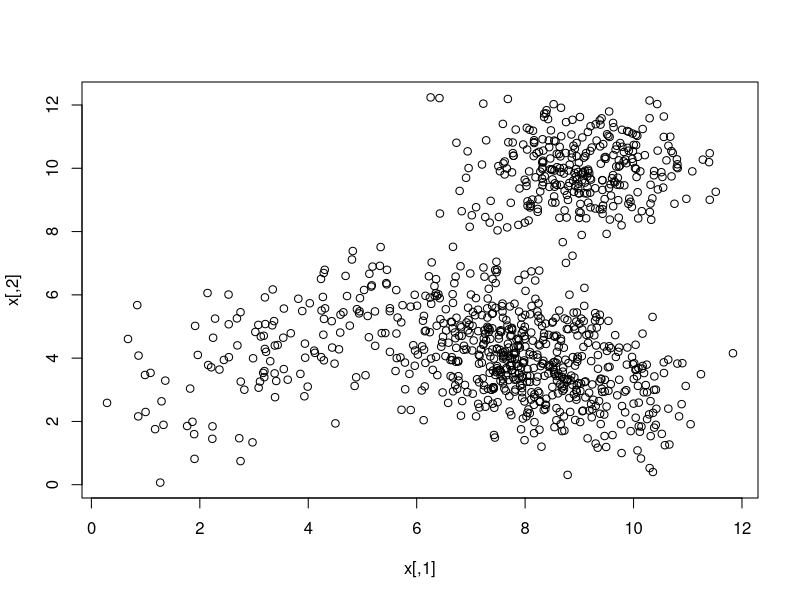
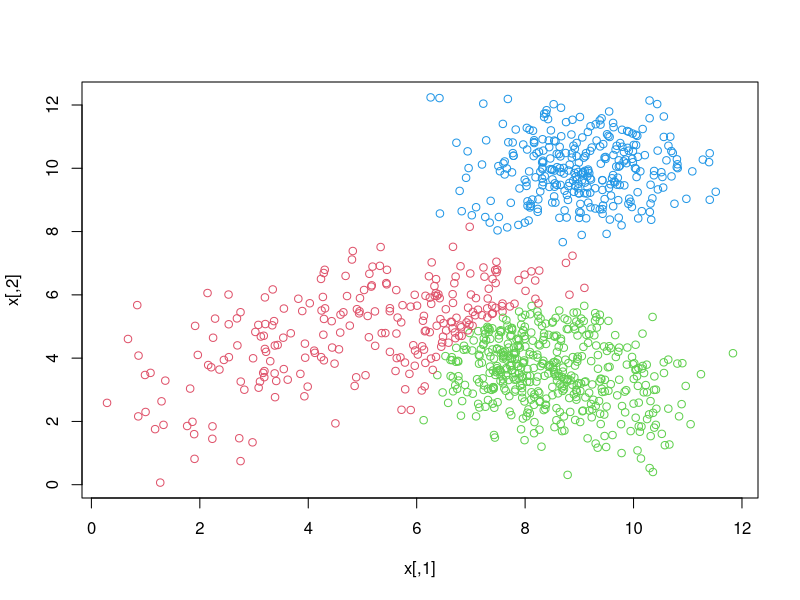

Reproduce these figures in R, in order.
## Author: Sergio García Prado

rm(list = ls())

library(magrittr)
library(mvtnorm)
# Dimensions
d <- 2

# Mixtures
k <- 3

# Cases
n <- 1000

p <- c(0.1,
       0.6,
       0.3)

theta <- list(list(mean = c(3,  4),
                sigma = matrix(c(2, 1,
                                 1, 2),  2, 2, byrow = TRUE)),
           list(mean = c(8,  4),
                sigma = matrix(c( 2, -1,
                               -1, 2), 2, 2, byrow = TRUE)),
           list(mean = c(9, 10),
                sigma = matrix(c(1, 0,
                               0, 1), 2, 2, byrow = TRUE)))

x <- sapply(1:k, function(j){
      rmvnorm(n * p[j], theta[[j]]$mean, theta[[j]]$sigma)
  }) %>%
  { do.call(rbind, .) }

plot(x)


OptimizeTheta <- function(x) {
  theta.hat <- list()
  theta.hat$mean <- colMeans(x)
  theta.hat$sigma <- cov(x)
  return(theta.hat)
}


CalculateB <- function(x, theta) {
  apply(x, 1, function(obs) {
    sapply(1:length(theta), function(i) {
      dmvnorm(obs, theta[[i]]$mean, theta[[i]]$sigma, log = TRUE)
    }) %>% which.max()
  })
}


RandomTheta<- function(x, k, d) {
  means <- (1:d) %>%
    sapply(function(i) {
      sort(runif(k, min = min(x[, i]), max = max(x[, i])))
    })

  theta <- apply(means,1, function(m) {
    list(mean = m, sigma = diag(d))
  })

  return(theta)
}

OptimizeMultiVariantNormalMixtureEM <- function(x, k, d) {
  theta <- RandomTheta(x, k, d)
  b <- CalculateB(x, theta)
  b.old <- rep(0, n)

  i <- 0
  while (any(b != b.old)) {
    # Fijamos criterio de convergencia en la estabilización de etiquetas de la mixtura.
    # Ya que cuando esta se estabiliza, los EMV de theta no variarán.

    i <- i + 1
    theta <- lapply(1:k, function(j) {
      OptimizeTheta(x[b == j, ])
    })

    b.old <- b
    b <- CalculateB(x, theta)
  }

  p <- (1:k) %>%
   sapply(function(i) {
     mean(b == i)
   })

  result <- list(theta = theta,
                 group = b,
                 steps = i,
                 ratios = p)
  return(result)
}

(opt.em <- OptimizeMultiVariantNormalMixtureEM(x, k, d))

plot(x, col = opt.em$group + 1)
